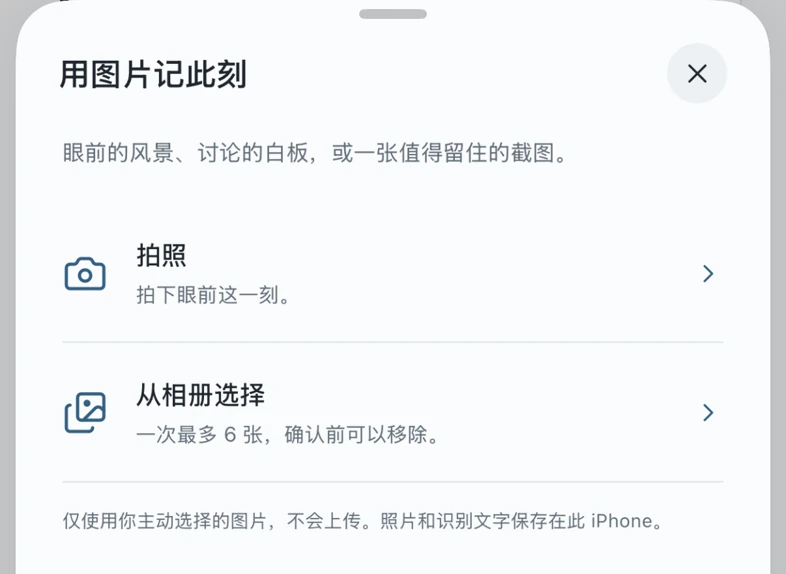
#> input picture apps/wrist-notes/prototype/assets/onboarding/iphone-photo-detail.webp, 786 x 574 px, given in place of WiseLife个人AI生态系统官网吗-1.png, which was not available
$ python extract-assets.py
#> lines starting #> are read from the running program, lines starting #| are printed output that depends on the picture; after the words box and inside, x2 and y2 are one past the last pixel; in counts of white or black regions, pixels touching at a corner belong together
"""Extract media from the user-supplied design; rebuild website copy in HTML."""
from pathlib import Path
import sys, json
sys.path.insert(0, '/tmp/wiselife-reference-tools')
import cv2
import numpy as np
from PIL import Image, ImageFilter, ImageDraw
SOURCE = Path('/Users/karama/Downloads/WiseLife个人AI生态系统官网吗-1.png')
ROOT = Path(__file__).resolve().parents[1]
image = Image.open(SOURCE).convert('RGB')
#> image is the input picture: PIL image 786x574 RGB; mean R, G, B 242.3, 244.7, 246.8
arr = np.array(image)
manifest = []

def save(name, img, box, note):
    img.save(ROOT/'assets'/name, 'WEBP', quality=98, method=6)
    manifest.append({'file':name,'source_rect':box,'size':list(img.size),'processing':note})

def clean(box, regions, name):
#> called with box = (0, 0, 1024, 369), name = 'hero-landscape.webp'
    im = np.array(image.crop(box)); mask = np.zeros(im.shape[:2],np.uint8)
    for x1,y1,x2,y2,mode in regions:
        x1-=box[0];x2-=box[0];y1-=box[1];y2-=box[1]
        if mode=='all':mask[y1:y2,x1:x2]=255
        else:
            area=im[y1:y2,x1:x2]; dark=np.min(area,axis=2)<190
            mask[y1:y2,x1:x2]=np.where(dark,255,0).astype(np.uint8)
#> dark: shape (36, 371) bool; every value is 0
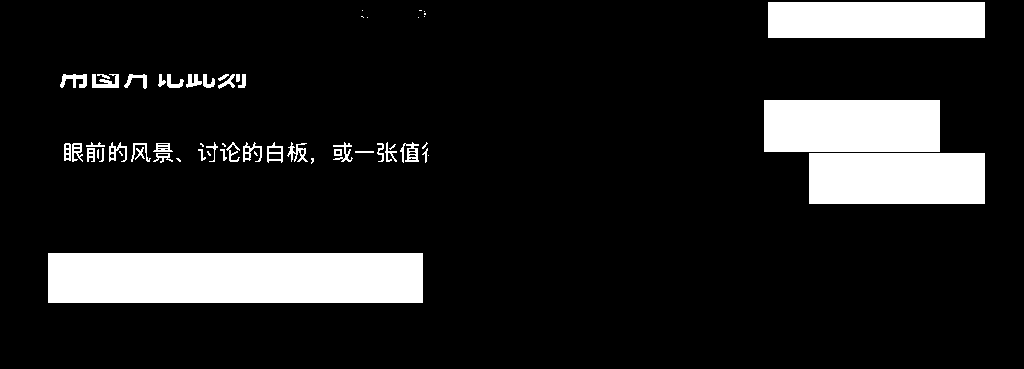
#> mask: shape (369, 1024); 12.8% white; 59 white regions (19 under 20 px), largest, box (x1, y1, x2, y2) and area: (48, 253, 423, 303) 18750, (764, 100, 940, 152) 9152, (809, 153, 985, 204) 8976
    mask=cv2.dilate(mask,np.ones((3,3),np.uint8),iterations=1)
#> mask: shape (369, 1024); 14.3% white; 28 white regions (4 under 20 px), largest, box (x1, y1, x2, y2) and area: (47, 252, 424, 304) 19604, (763, 99, 986, 205) 18913, (767, 1, 986, 39) 8322
    out=cv2.inpaint(im,mask,6,cv2.INPAINT_TELEA)
    save(name,Image.fromarray(out),list(box),'Website text and controls removed with masked inpainting. Device UI retained.')

clean((0,0,1024,369),[
 (43,3,162,38,'text'),(305,6,642,33,'text'),(768,2,985,38,'all'),
 (48,74,268,93,'text'),(46,101,429,175,'text'),(49,184,433,242,'text'),
 (48,253,423,303,'all'),(49,313,420,349,'text'),
 (764,100,940,152,'all'),(809,153,985,204,'all')], 'hero-landscape.webp')
clean((0,369,1024,717),[
 (356,391,668,418,'text'),(287,421,739,438,'text'),
 (49,495,145,620,'text'),(462,498,577,610,'text'),(903,498,1008,621,'text')], 'ecosystem-scene.webp')
#> call 2 of clean, with box = (0, 369, 1024, 717), name = 'ecosystem-scene.webp'
#> after the loop in clean (call 2), `for x1,y1,x2,y2,mode in regions:`: dark: shape (123, 105) bool; every value is 1
#> after the loop in clean (call 2), `for x1,y1,x2,y2,mode in regions:`:
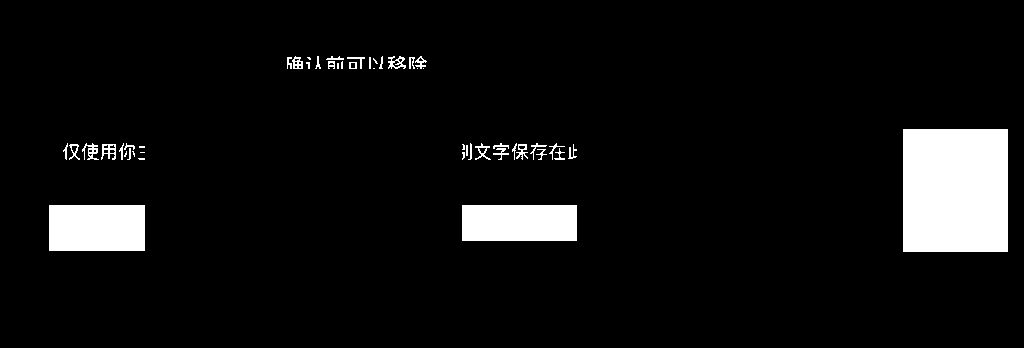
#> mask: shape (348, 1024); 6.5% white; 49 white regions (15 under 20 px), largest, box (x1, y1, x2, y2) and area: (903, 129, 1008, 252) 12915, (49, 205, 145, 251) 4416, (462, 205, 577, 241) 4140
#> in clean (call 2), `mask=cv2.dilate(mask,np.ones((3,3),np.uint8),iterations=1)`: mask: shape (348, 1024); 7.5% white; 23 white regions, largest, box (x1, y1, x2, y2) and area: (902, 128, 1009, 253) 13375, (48, 204, 146, 252) 4704, (461, 204, 578, 242) 4446
#> in clean (call 2), `out=cv2.inpaint(im,mask,6,cv2.INPAINT_TELEA)`:
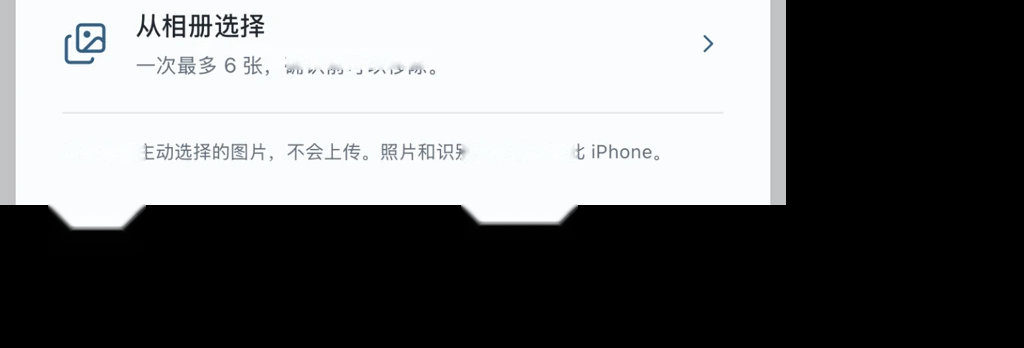
#> out: shape (348, 1024, 3); mean R, G, B 112.3, 113.4, 114.4
clean((0,717,1024,1024),[
 (44,741,339,770,'text'),(48,778,320,828,'text'),
 (47,838,325,893,'all'),(47,893,327,938,'all'),(47,941,326,989,'all'),
 (894,768,974,800,'all'),(893,857,974,891,'all'),(880,944,974,981,'all')], 'today-scene.webp')
#> call 3 of clean, with box = (0, 717, 1024, 1024), name = 'today-scene.webp'
#> in clean (call 3), `im = np.array(image.crop(box))`: im: shape (307, 1024, 3); every value is 0
#> after the loop in clean (call 3), `for x1,y1,x2,y2,mode in regions:`:
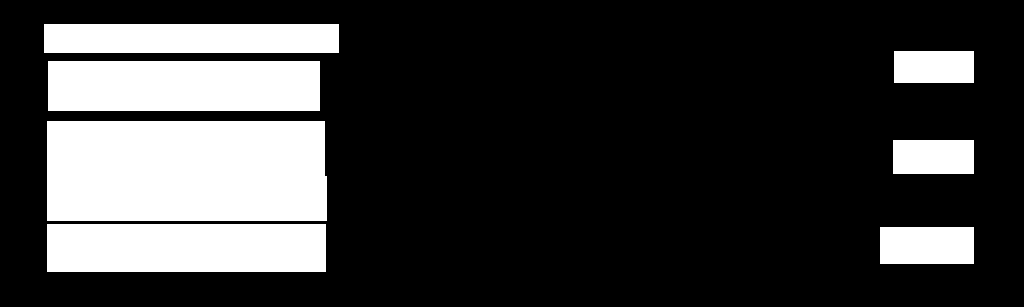
#> mask: shape (307, 1024); 23% white; 7 white regions, largest, box (x1, y1, x2, y2) and area: (47, 121, 327, 221) 27890, (48, 61, 320, 111) 13600, (47, 224, 326, 272) 13392
#> in clean (call 3), `mask=cv2.dilate(mask,np.ones((3,3),np.uint8),iterations=1)`: mask: shape (307, 1024); 24.1% white; 7 white regions, largest, box (x1, y1, x2, y2) and area: (46, 120, 328, 222) 28654, (47, 60, 321, 112) 14248, (46, 223, 327, 273) 14050
clean((0,1329,1024,1536),[
 (435,1355,604,1373,'text'),(254,1377,935,1407,'text'),(302,1410,891,1434,'text'),
 (313,1440,709,1491,'all'),(340,1499,704,1523,'text')], 'launch-mountains.webp')
#> call 4 of clean, with box = (0, 1329, 1024, 1536), name = 'launch-mountains.webp'
#> in clean (call 4), `im = np.array(image.crop(box))`: im: shape (207, 1024, 3); every value is 0
#> after the loop in clean (call 4), `for x1,y1,x2,y2,mode in regions:`: dark: shape (24, 364) bool; every value is 1
#> after the loop in clean (call 4), `for x1,y1,x2,y2,mode in regions:`:
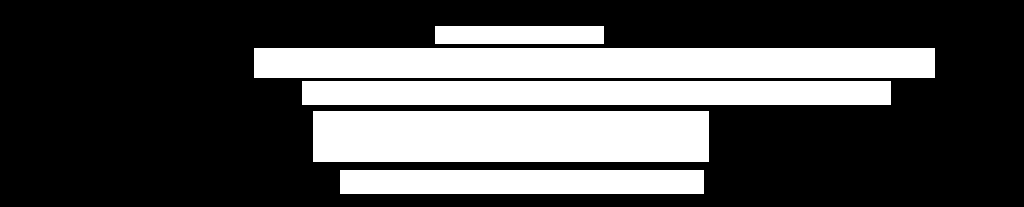
#> mask: shape (207, 1024); 31.4% white; 5 white regions, box (x1, y1, x2, y2) and area: (254, 48, 935, 78) 20430, (313, 111, 709, 162) 20196, (302, 81, 891, 105) 14136, (340, 170, 704, 194) 8736, (435, 26, 604, 44) 3042
#> in clean (call 4), `mask=cv2.dilate(mask,np.ones((3,3),np.uint8),iterations=1)`: mask: shape (207, 1024); 33.6% white; 5 white regions, box (x1, y1, x2, y2) and area: (253, 47, 936, 79) 21856, (312, 110, 710, 163) 21094, (301, 80, 892, 106) 15366, (339, 169, 705, 195) 9516, (434, 25, 605, 45) 3420
# Individual products for the responsive layout: a broad soft edge removes crop seams.
def crop(name, box, fade=0):
#> called with name = 'watch-product.webp', box = (145, 493, 256, 705), fade = 6
    im=image.crop(box)
#> im: PIL image 111x212 RGB
    if fade:
        im=im.convert('RGBA');w,h=im.size
#> after `w, h = im.size`: w = 111; h = 212
        xx,yy=np.meshgrid(np.arange(w),np.arange(h));edge=np.minimum.reduce([xx,yy,w-1-xx,h-1-yy])
        alpha=np.clip(edge/fade,0,1)*255;im.putalpha(Image.fromarray(alpha.astype(np.uint8)))
    save(name,im,list(box),'Crop from supplied design'+('; feathered edges' if fade else ''))
crop('watch-product.webp',(145,493,256,705),6)
crop('iphone-product.webp',(298,453,449,710),5)
crop('mac-product.webp',(553,477,922,697),7)
#> call 3 of crop, with name = 'mac-product.webp', box = (553, 477, 922, 697), fade = 7
#> in crop (call 3), `im.putalpha(Image.fromarray(alpha.astype(np.uint8)))`:
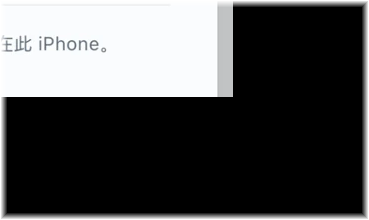
#> im: PIL image 369x220 RGBA; mean R, G, B, A 67.7, 68.3, 68.8, 240.4; transparent parts drawn white
#> in crop (call 3), `im.putalpha(Image.fromarray(alpha.astype(np.uint8)))`:
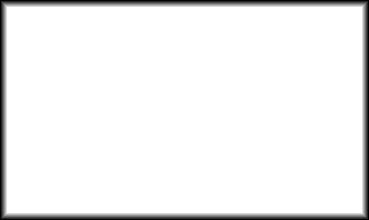
#> alpha: shape (220, 369) float64; min 0, max 255, mean 240.5
crop('today-phone.webp',(316,721,675,1024),4)
#> in crop (call 4), `im=image.crop(box)`: im: PIL image 359x303 RGB; every value is 0
crop('meeting.webp',(694,734,983,818))
crop('activity.webp',(679,822,984,913))
crop('reflection.webp',(664,912,984,1008))
crop('memory-art.webp',(226,1038,356,1150),10)
crop('privacy-art.webp',(557,1044,699,1153),12)
crop('knowledge-art.webp',(875,1077,989,1152),8)
crop('ring-product.webp',(780,1190,816,1231),2)
(ROOT/'assets/source-manifest.json').write_text(json.dumps({'source':str(SOURCE),'source_size':list(image.size),'assets':manifest},indent=2)+'\n')
print('Exported',len(manifest),'assets')
#| Exported 15 assets

$ run again, on apps/wrist-notes/prototype/assets/onboarding/iphone-photo.webp
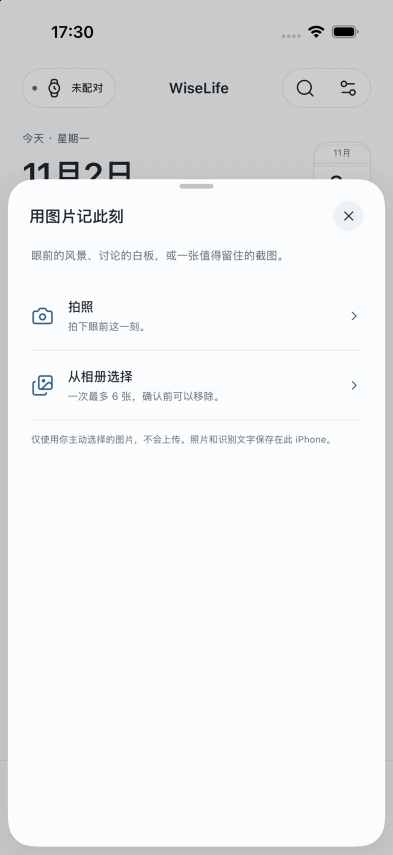
#> input picture apps/wrist-notes/prototype/assets/onboarding/iphone-photo.webp, 786 x 1709 px, given in place of WiseLife个人AI生态系统官网吗-1.png, which was not available (shown at 1/2 size)
#> image is the input picture: PIL image 786x1709 RGB; mean R, G, B 234.3, 236.3, 238.1
#> after the loop in clean, `for x1,y1,x2,y2,mode in regions:`:
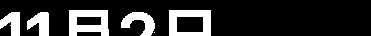
#> dark: shape (36, 371) bool; 18.9% white; 6 white regions (1 under 20 px), largest, box (x1, y1, x2, y2) and area: (69, 10, 109, 36) 733, (169, 10, 211, 36) 702, (121, 12, 155, 36) 427, (27, 12, 49, 36) 348, (0, 12, 20, 36) 318
#> out: shape (348, 1024, 3)
#> out: shape (307, 1024, 3)
#> out: shape (207, 1024, 3)
#> alpha: shape (257, 151) float64
#> in crop (call 3), `im.putalpha(Image.fromarray(alpha.astype(np.uint8)))`:
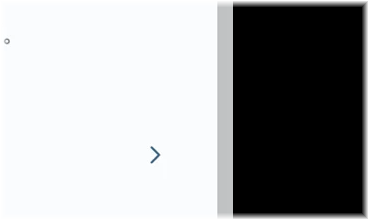
#> im: PIL image 369x220 RGBA; mean R, G, B, A 155.2, 156.5, 157.8, 240.4; transparent parts drawn white
#> alpha: shape (220, 369) float64
#| Exported 15 assets
